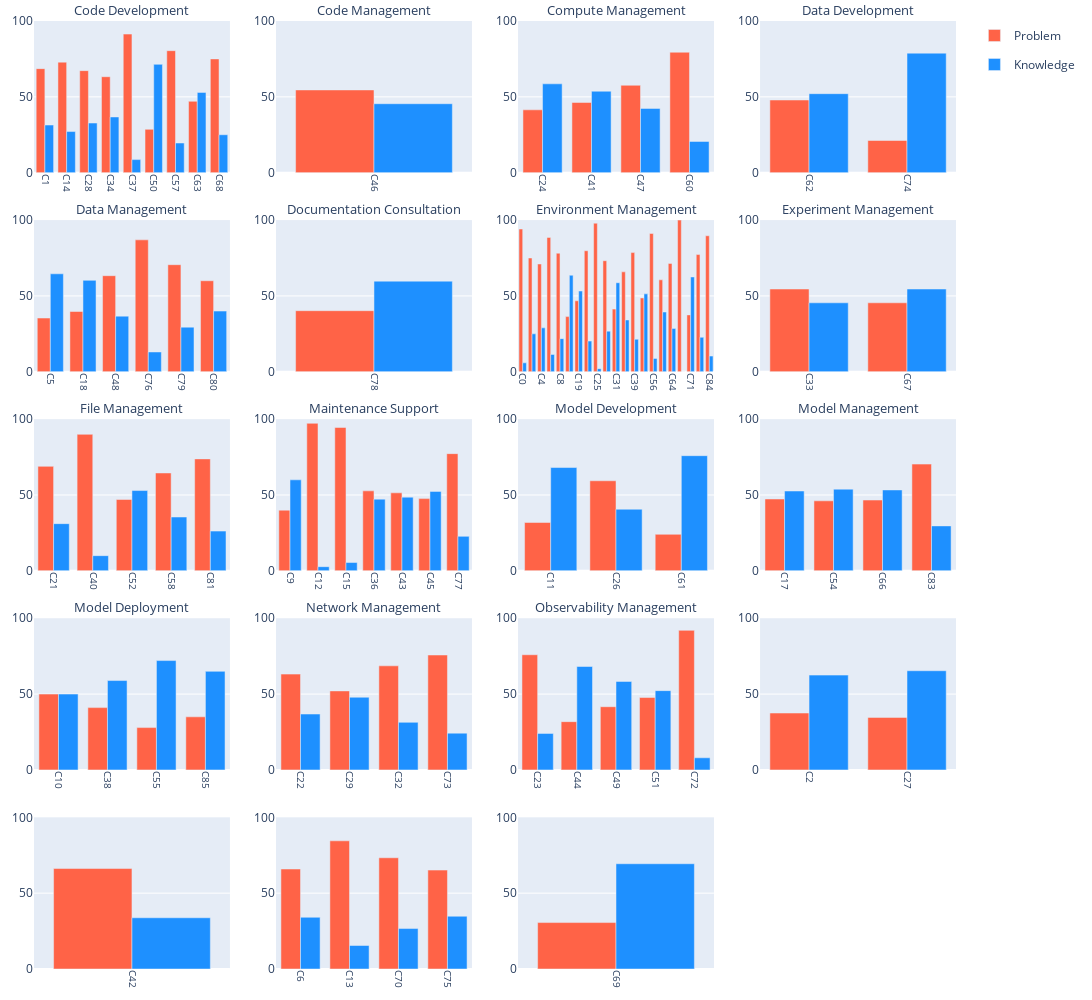

The code cell stored with this chart in its notebook:
### Code cell
df = pd.read_json(os.path.join(path_rq3, 'macro-topics.json'))

color_map = {
    'Problem': 'tomato',
    'Knowledge': 'dodgerblue',
}
rows = 5
cols = 4
fig = make_subplots(rows=rows, cols=cols, horizontal_spacing=0.05, vertical_spacing=0.05, subplot_titles=[macro_topic_indexing[i] for i in sorted(df['Challenge_topic_macro'].unique())])

for macro_name, macro_group in df.groupby('Resolution_summary_topic_macro', sort=True):
    categories = []
    frequency_p = []
    frequency_k = [] 
    
    for name, group in macro_group.groupby('Resolution_summary_topic'):
        categories.append(f'C{name}')
        frequency_p.append(len(group[group['Challenge_type'] == 'problem'])/len(group)*100)
        frequency_k.append(len(group[group['Challenge_type'] == 'knowledge'])/len(group)*100)
    
    row = macro_name // cols + 1
    col = macro_name % cols + 1
    show_legend = True if macro_name == 0 else False
    
    fig.add_trace(go.Bar(
        name='Problem', 
        x=categories, 
        y=frequency_p, 
        legendgroup='Problem', 
        marker_color=color_map['Problem'],
        showlegend=show_legend
    ), row=row, col=col)
    fig.add_trace(go.Bar(
        name='Knowledge', 
        x=categories, 
        y=frequency_k, 
        legendgroup='Knowledge', 
        marker_color=color_map['Knowledge'],
        showlegend=show_legend
    ), row=row, col=col)
    fig.update_xaxes(
        tickangle=90, 
        tickfont=dict(size=10), 
        row=row, 
        col=col
    )

fig.update_yaxes(range=[0, 100])
fig.update_layout(
    barmode='group',
    width=1200, 
    height=1000,
    margin=go.layout.Margin(
        l=20,  # left margin
        r=20,  # right margin
        b=20,  # bottom margin
        t=20,  # top margin
    )
)
fig.update_annotations(dict(font_size=13))
fig.show()
fig.write_image(os.path.join(path_rq3, 'Macro-topics group frequency histogram.pdf'))

### Figure 1 — Plotly figure (JSON) as saved in the notebook; plotly's stock layout.template omitted (floating-point values rounded to 4 significant figures)
{"data": [{"legendgroup": "Problem", "marker": {"color": "tomato"}, "name": "Problem", "showlegend": true, "type": "bar", "x": ["C1", "C14", "C28", "C34", "C37", "C50", "C57", "C63", "C68"], "xaxis": "x", "y": [68.6, 72.88, 67.27, 63.27, 91.38, 28.57, 80.43, 47.06, 75], "yaxis": "y"}, {"legendgroup": "Knowledge", "marker": {"color": "dodgerblue"}, "name": "Knowledge", "showlegend": true, "type": "bar", "x": ["C1", "C14", "C28", "C34", "C37", "C50", "C57", "C63", "C68"], "xaxis": "x", "y": [31.4, 27.12, 32.73, 36.73, 8.621, 71.43, 19.57, 52.94, 25], "yaxis": "y"}, {"legendgroup": "Problem", "marker": {"color": "tomato"}, "name": "Problem", "showlegend": false, "type": "bar", "x": ["C46"], "xaxis": "x2", "y": [54.55], "yaxis": "y2"}, {"legendgroup": "Knowledge", "marker": {"color": "dodgerblue"}, "name": "Knowledge", "showlegend": false, "type": "bar", "x": ["C46"], "xaxis": "x2", "y": [45.45], "yaxis": "y2"}, {"legendgroup": "Problem", "marker": {"color": "tomato"}, "name": "Problem", "showlegend": false, "type": "bar", "x": ["C24", "C41", "C47", "C60"], "xaxis": "x3", "y": [41.43, 46.3, 57.63, 79.41], "yaxis": "y3"}, {"legendgroup": "Knowledge", "marker": {"color": "dodgerblue"}, "name": "Knowledge", "showlegend": false, "type": "bar", "x": ["C24", "C41", "C47", "C60"], "xaxis": "x3", "y": [58.57, 53.7, 42.37, 20.59], "yaxis": "y3"}, {"legendgroup": "Problem", "marker": {"color": "tomato"}, "name": "Problem", "showlegend": false, "type": "bar", "x": ["C62", "C74"], "xaxis": "x4", "y": [47.92, 21.21], "yaxis": "y4"}, {"legendgroup": "Knowledge", "marker": {"color": "dodgerblue"}, "name": "Knowledge", "showlegend": false, "type": "bar", "x": ["C62", "C74"], "xaxis": "x4", "y": [52.08, 78.79], "yaxis": "y4"}, {"legendgroup": "Problem", "marker": {"color": "tomato"}, "name": "Problem", "showlegend": false, "type": "bar", "x": ["C5", "C18", "C48", "C76", "C79", "C80"], "xaxis": "x5", "y": [35.42, 39.73, 63.33, 86.96, 70.59, 60], "yaxis": "y5"}, {"legendgroup": "Knowledge", "marker": {"color": "dodgerblue"}, "name": "Knowledge", "showlegend": false, "type": "bar", "x": ["C5", "C18", "C48", "C76", "C79", "C80"], "xaxis": "x5", "y": [64.58, 60.27, 36.67, 13.04, 29.41, 40], "yaxis": "y5"}, {"legendgroup": "Problem", "marker": {"color": "tomato"}, "name": "Problem", "showlegend": false, "type": "bar", "x": ["C78"], "xaxis": "x6", "y": [40.26], "yaxis": "y6"}, {"legendgroup": "Knowledge", "marker": {"color": "dodgerblue"}, "name": "Knowledge", "showlegend": false, "type": "bar", "x": ["C78"], "xaxis": "x6", "y": [59.74], "yaxis": "y6"}, {"legendgroup": "Problem", "marker": {"color": "tomato"}, "name": "Problem", "showlegend": false, "type": "bar", "x": ["C0", "C3", "C4", "C7", "C8", "C16", "C19", "C20", "C25", "C30", "C31", "C35", "C39", "C53", "C56", "C59", "C64", "C65", "C71", "C82", "C84"], "xaxis": "x7", "y": [94.12, 75, 71.05, 88.57, 78.16, 36.36, 46.77, 79.79, 97.96, 73.21, 41.3, 65.85, 78.57, 48.65, 91.18, 60.61, 71.43, 100, 37.5, 77.27, 89.66], "yaxis": "y7"}, {"legendgroup": "Knowledge", "marker": {"color": "dodgerblue"}, "name": "Knowledge", "showlegend": false, "type": "bar", "x": ["C0", "C3", "C4", "C7", "C8", "C16", "C19", "C20", "C25", "C30", "C31", "C35", "C39", "C53", "C56", "C59", "C64", "C65", "C71", "C82", "C84"], "xaxis": "x7", "y": [5.882, 25, 28.95, 11.43, 21.84, 63.64, 53.23, 20.21, 2.041, 26.79, 58.7, 34.15, 21.43, 51.35, 8.824, 39.39, 28.57, 0, 62.5, 22.73, 10.34], "yaxis": "y7"}, {"legendgroup": "Problem", "marker": {"color": "tomato"}, "name": "Problem", "showlegend": false, "type": "bar", "x": ["C33", "C67"], "xaxis": "x8", "y": [54.55, 45.45], "yaxis": "y8"}, {"legendgroup": "Knowledge", "marker": {"color": "dodgerblue"}, "name": "Knowledge", "showlegend": false, "type": "bar", "x": ["C33", "C67"], "xaxis": "x8", "y": [45.45, 54.55], "yaxis": "y8"}, {"legendgroup": "Problem", "marker": {"color": "tomato"}, "name": "Problem", "showlegend": false, "type": "bar", "x": ["C21", "C40", "C52", "C58", "C81"], "xaxis": "x9", "y": [68.89, 90, 47.06, 64.52, 73.81], "yaxis": "y9"}, {"legendgroup": "Knowledge", "marker": {"color": "dodgerblue"}, "name": "Knowledge", "showlegend": false, "type": "bar", "x": ["C21", "C40", "C52", "C58", "C81"], "xaxis": "x9", "y": [31.11, 10, 52.94, 35.48, 26.19], "yaxis": "y9"}, {"legendgroup": "Problem", "marker": {"color": "tomato"}, "name": "Problem", "showlegend": false, "type": "bar", "x": ["C9", "C12", "C15", "C36", "C43", "C45", "C77"], "xaxis": "x10", "y": [40, 97.26, 94.52, 52.73, 51.43, 47.62, 77.27], "yaxis": "y10"}, {"legendgroup": "Knowledge", "marker": {"color": "dodgerblue"}, "name": "Knowledge", "showlegend": false, "type": "bar", "x": ["C9", "C12", "C15", "C36", "C43", "C45", "C77"], "xaxis": "x10", "y": [60, 2.74, 5.479, 47.27, 48.57, 52.38, 22.73], "yaxis": "y10"}, {"legendgroup": "Problem", "marker": {"color": "tomato"}, "name": "Problem", "showlegend": false, "type": "bar", "x": ["C11", "C26", "C61"], "xaxis": "x11", "y": [31.88, 59.38, 24.07], "yaxis": "y11"}, {"legendgroup": "Knowledge", "marker": {"color": "dodgerblue"}, "name": "Knowledge", "showlegend": false, "type": "bar", "x": ["C11", "C26", "C61"], "xaxis": "x11", "y": [68.12, 40.62, 75.93], "yaxis": "y11"}, {"legendgroup": "Problem", "marker": {"color": "tomato"}, "name": "Problem", "showlegend": false, "type": "bar", "x": ["C17", "C54", "C66", "C83"], "xaxis": "x12", "y": [47.37, 46.15, 46.67, 70.37], "yaxis": "y12"}, {"legendgroup": "Knowledge", "marker": {"color": "dodgerblue"}, "name": "Knowledge", "showlegend": false, "type": "bar", "x": ["C17", "C54", "C66", "C83"], "xaxis": "x12", "y": [52.63, 53.85, 53.33, 29.63], "yaxis": "y12"}, {"legendgroup": "Problem", "marker": {"color": "tomato"}, "name": "Problem", "showlegend": false, "type": "bar", "x": ["C10", "C38", "C55", "C85"], "xaxis": "x13", "y": [50, 41.07, 27.91, 35], "yaxis": "y13"}, {"legendgroup": "Knowledge", "marker": {"color": "dodgerblue"}, "name": "Knowledge", "showlegend": false, "type": "bar", "x": ["C10", "C38", "C55", "C85"], "xaxis": "x13", "y": [50, 58.93, 72.09, 65], "yaxis": "y13"}, {"legendgroup": "Problem", "marker": {"color": "tomato"}, "name": "Problem", "showlegend": false, "type": "bar", "x": ["C22", "C29", "C32", "C73"], "xaxis": "x14", "y": [63.16, 52.08, 68.63, 75.76], "yaxis": "y14"}, {"legendgroup": "Knowledge", "marker": {"color": "dodgerblue"}, "name": "Knowledge", "showlegend": false, "type": "bar", "x": ["C22", "C29", "C32", "C73"], "xaxis": "x14", "y": [36.84, 47.92, 31.37, 24.24], "yaxis": "y14"}, {"legendgroup": "Problem", "marker": {"color": "tomato"}, "name": "Problem", "showlegend": false, "type": "bar", "x": ["C23", "C44", "C49", "C51", "C72"], "xaxis": "x15", "y": [75.93, 31.82, 41.67, 47.73, 92], "yaxis": "y15"}, {"legendgroup": "Knowledge", "marker": {"color": "dodgerblue"}, "name": "Knowledge", "showlegend": false, "type": "bar", "x": ["C23", "C44", "C49", "C51", "C72"], "xaxis": "x15", "y": [24.07, 68.18, 58.33, 52.27, 8], "yaxis": "y15"}, {"legendgroup": "Problem", "marker": {"color": "tomato"}, "name": "Problem", "showlegend": false, "type": "bar", "x": ["C2", "C27"], "xaxis": "x16", "y": [37.5, 34.62], "yaxis": "y16"}, {"legendgroup": "Knowledge", "marker": {"color": "dodgerblue"}, "name": "Knowledge", "showlegend": false, "type": "bar", "x": ["C2", "C27"], "xaxis": "x16", "y": [62.5, 65.38], "yaxis": "y16"}, {"legendgroup": "Problem", "marker": {"color": "tomato"}, "name": "Problem", "showlegend": false, "type": "bar", "x": ["C42"], "xaxis": "x17", "y": [66.23], "yaxis": "y17"}, {"legendgroup": "Knowledge", "marker": {"color": "dodgerblue"}, "name": "Knowledge", "showlegend": false, "type": "bar", "x": ["C42"], "xaxis": "x17", "y": [33.77], "yaxis": "y17"}, {"legendgroup": "Problem", "marker": {"color": "tomato"}, "name": "Problem", "showlegend": false, "type": "bar", "x": ["C6", "C13", "C70", "C75"], "xaxis": "x18", "y": [65.91, 84.51, 73.33, 65.22], "yaxis": "y18"}, {"legendgroup": "Knowledge", "marker": {"color": "dodgerblue"}, "name": "Knowledge", "showlegend": false, "type": "bar", "x": ["C6", "C13", "C70", "C75"], "xaxis": "x18", "y": [34.09, 15.49, 26.67, 34.78], "yaxis": "y18"}, {"legendgroup": "Problem", "marker": {"color": "tomato"}, "name": "Problem", "showlegend": false, "type": "bar", "x": ["C69"], "xaxis": "x19", "y": [30.61], "yaxis": "y19"}, {"legendgroup": "Knowledge", "marker": {"color": "dodgerblue"}, "name": "Knowledge", "showlegend": false, "type": "bar", "x": ["C69"], "xaxis": "x19", "y": [69.39], "yaxis": "y19"}], "layout": {"annotations": [{"font": {"size": 13}, "showarrow": false, "text": "Code Development", "x": 0.1062, "xanchor": "center", "xref": "paper", "y": 1, "yanchor": "bottom", "yref": "paper"}, {"font": {"size": 13}, "showarrow": false, "text": "Code Management", "x": 0.3688, "xanchor": "center", "xref": "paper", "y": 1, "yanchor": "bottom", "yref": "paper"}, {"font": {"size": 13}, "showarrow": false, "text": "Compute Management", "x": 0.6313, "xanchor": "center", "xref": "paper", "y": 1, "yanchor": "bottom", "yref": "paper"}, {"font": {"size": 13}, "showarrow": false, "text": "Data Development", "x": 0.8938, "xanchor": "center", "xref": "paper", "y": 1, "yanchor": "bottom", "yref": "paper"}, {"font": {"size": 13}, "showarrow": false, "text": "Data Management", "x": 0.1062, "xanchor": "center", "xref": "paper", "y": 0.79, "yanchor": "bottom", "yref": "paper"}, {"font": {"size": 13}, "showarrow": false, "text": "Documentation Consultation", "x": 0.3688, "xanchor": "center", "xref": "paper", "y": 0.79, "yanchor": "bottom", "yref": "paper"}, {"font": {"size": 13}, "showarrow": false, "text": "Environment Management", "x": 0.6313, "xanchor": "center", "xref": "paper", "y": 0.79, "yanchor": "bottom", "yref": "paper"}, {"font": {"size": 13}, "showarrow": false, "text": "Experiment Management", "x": 0.8938, "xanchor": "center", "xref": "paper", "y": 0.79, "yanchor": "bottom", "yref": "paper"}, {"font": {"size": 13}, "showarrow": false, "text": "File Management", "x": 0.1062, "xanchor": "center", "xref": "paper", "y": 0.58, "yanchor": "bottom", "yref": "paper"}, {"font": {"size": 13}, "showarrow": false, "text": "Maintenance Support", "x": 0.3688, "xanchor": "center", "xref": "paper", "y": 0.58, "yanchor": "bottom", "yref": "paper"}, {"font": {"size": 13}, "showarrow": false, "text": "Model Development", "x": 0.6313, "xanchor": "center", "xref": "paper", "y": 0.58, "yanchor": "bottom", "yref": "paper"}, {"font": {"size": 13}, "showarrow": false, "text": "Model Management", "x": 0.8938, "xanchor": "center", "xref": "paper", "y": 0.58, "yanchor": "bottom", "yref": "paper"}, {"font": {"size": 13}, "showarrow": false, "text": "Model Deployment", "x": 0.1062, "xanchor": "center", "xref": "paper", "y": 0.37, "yanchor": "bottom", "yref": "paper"}, {"font": {"size": 13}, "showarrow": false, "text": "Network Management", "x": 0.3688, "xanchor": "center", "xref": "paper", "y": 0.37, "yanchor": "bottom", "yref": "paper"}, {"font": {"size": 13}, "showarrow": false, "text": "Observability Management", "x": 0.6313, "xanchor": "center", "xref": "paper", "y": 0.37, "yanchor": "bottom", "yref": "paper"}], "barmode": "group", "height": 1000, "margin": {"b": 20, "l": 20, "r": 20, "t": 20}, "width": 1200, "xaxis": {"anchor": "y", "domain": [0, 0.2125], "tickangle": 90, "tickfont": {"size": 10}}, "xaxis10": {"anchor": "y10", "domain": [0.2625, 0.475], "tickangle": 90, "tickfont": {"size": 10}}, "xaxis11": {"anchor": "y11", "domain": [0.525, 0.7375], "tickangle": 90, "tickfont": {"size": 10}}, "xaxis12": {"anchor": "y12", "domain": [0.7875, 1], "tickangle": 90, "tickfont": {"size": 10}}, "xaxis13": {"anchor": "y13", "domain": [0, 0.2125], "tickangle": 90, "tickfont": {"size": 10}}, "xaxis14": {"anchor": "y14", "domain": [0.2625, 0.475], "tickangle": 90, "tickfont": {"size": 10}}, "xaxis15": {"anchor": "y15", "domain": [0.525, 0.7375], "tickangle": 90, "tickfont": {"size": 10}}, "xaxis16": {"anchor": "y16", "domain": [0.7875, 1], "tickangle": 90, "tickfont": {"size": 10}}, "xaxis17": {"anchor": "y17", "domain": [0, 0.2125], "tickangle": 90, "tickfont": {"size": 10}}, "xaxis18": {"anchor": "y18", "domain": [0.2625, 0.475], "tickangle": 90, "tickfont": {"size": 10}}, "xaxis19": {"anchor": "y19", "domain": [0.525, 0.7375], "tickangle": 90, "tickfont": {"size": 10}}, "xaxis2": {"anchor": "y2", "domain": [0.2625, 0.475], "tickangle": 90, "tickfont": {"size": 10}}, "xaxis20": {"anchor": "y20", "domain": [0.7875, 1]}, "xaxis3": {"anchor": "y3", "domain": [0.525, 0.7375], "tickangle": 90, "tickfont": {"size": 10}}, "xaxis4": {"anchor": "y4", "domain": [0.7875, 1], "tickangle": 90, "tickfont": {"size": 10}}, "xaxis5": {"anchor": "y5", "domain": [0, 0.2125], "tickangle": 90, "tickfont": {"size": 10}}, "xaxis6": {"anchor": "y6", "domain": [0.2625, 0.475], "tickangle": 90, "tickfont": {"size": 10}}, "xaxis7": {"anchor": "y7", "domain": [0.525, 0.7375], "tickangle": 90, "tickfont": {"size": 10}}, "xaxis8": {"anchor": "y8", "domain": [0.7875, 1], "tickangle": 90, "tickfont": {"size": 10}}, "xaxis9": {"anchor": "y9", "domain": [0, 0.2125], "tickangle": 90, "tickfont": {"size": 10}}, "yaxis": {"anchor": "x", "domain": [0.84, 1], "range": [0, 100]}, "yaxis10": {"anchor": "x10", "domain": [0.42, 0.58], "range": [0, 100]}, "yaxis11": {"anchor": "x11", "domain": [0.42, 0.58], "range": [0, 100]}, "yaxis12": {"anchor": "x12", "domain": [0.42, 0.58], "range": [0, 100]}, "yaxis13": {"anchor": "x13", "domain": [0.21, 0.37], "range": [0, 100]}, "yaxis14": {"anchor": "x14", "domain": [0.21, 0.37], "range": [0, 100]}, "yaxis15": {"anchor": "x15", "domain": [0.21, 0.37], "range": [0, 100]}, "yaxis16": {"anchor": "x16", "domain": [0.21, 0.37], "range": [0, 100]}, "yaxis17": {"anchor": "x17", "domain": [0, 0.16], "range": [0, 100]}, "yaxis18": {"anchor": "x18", "domain": [0, 0.16], "range": [0, 100]}, "yaxis19": {"anchor": "x19", "domain": [0, 0.16], "range": [0, 100]}, "yaxis2": {"anchor": "x2", "domain": [0.84, 1], "range": [0, 100]}, "yaxis20": {"anchor": "x20", "domain": [0, 0.16], "range": [0, 100]}, "yaxis3": {"anchor": "x3", "domain": [0.84, 1], "range": [0, 100]}, "yaxis4": {"anchor": "x4", "domain": [0.84, 1], "range": [0, 100]}, "yaxis5": {"anchor": "x5", "domain": [0.63, 0.79], "range": [0, 100]}, "yaxis6": {"anchor": "x6", "domain": [0.63, 0.79], "range": [0, 100]}, "yaxis7": {"anchor": "x7", "domain": [0.63, 0.79], "range": [0, 100]}, "yaxis8": {"anchor": "x8", "domain": [0.63, 0.79], "range": [0, 100]}, "yaxis9": {"anchor": "x9", "domain": [0.42, 0.58], "range": [0, 100]}}}
